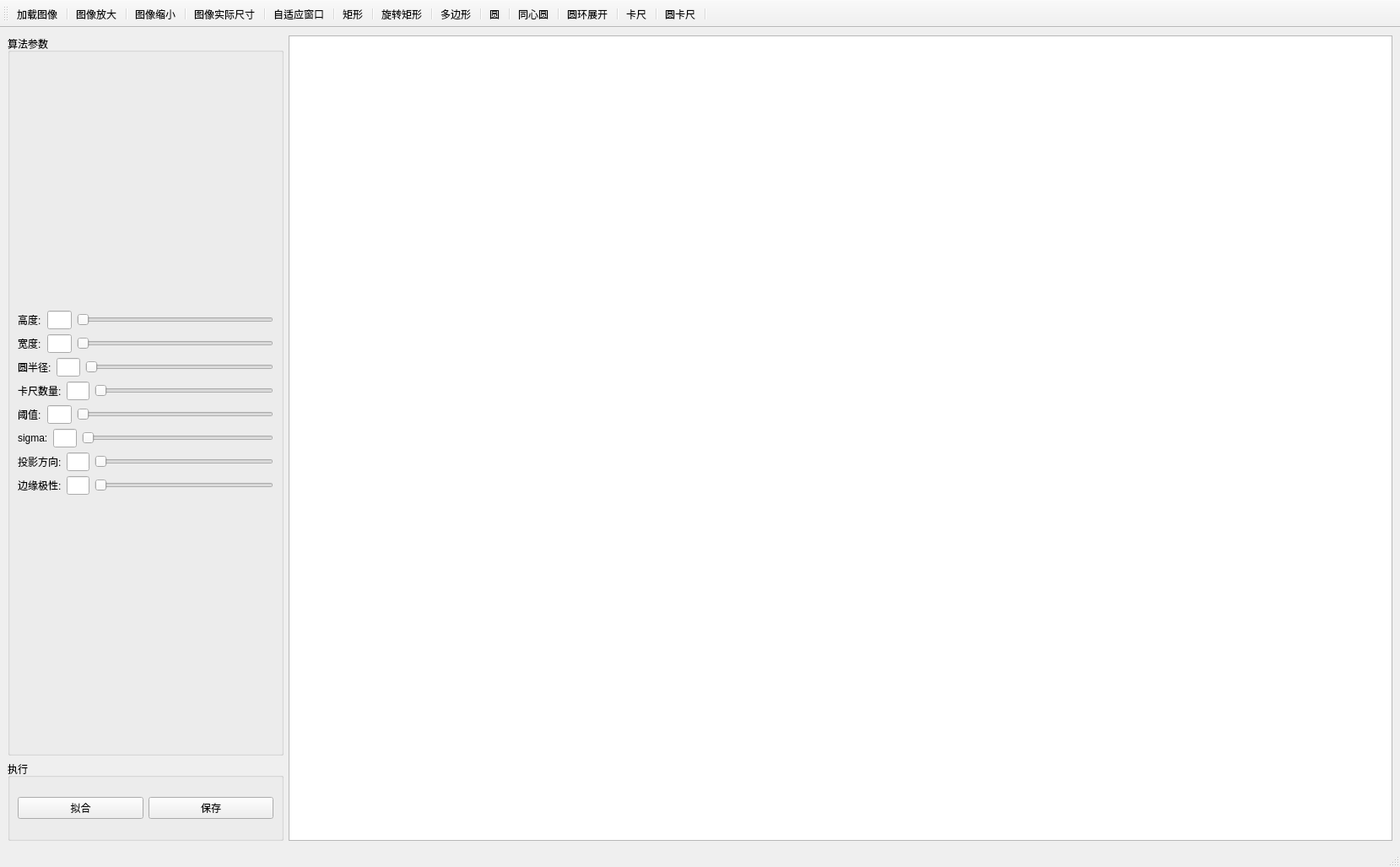
<?xml version="1.0" encoding="UTF-8"?>
<ui version="4.0">
 <class>MainWindow</class>
 <widget class="QMainWindow" name="MainWindow">
  <property name="geometry">
   <rect>
    <x>0</x>
    <y>0</y>
    <width>1659</width>
    <height>1027</height>
   </rect>
  </property>
  <property name="sizePolicy">
   <sizepolicy hsizetype="Preferred" vsizetype="Expanding">
    <horstretch>0</horstretch>
    <verstretch>0</verstretch>
   </sizepolicy>
  </property>
  <property name="mouseTracking">
   <bool>true</bool>
  </property>
  <property name="windowTitle">
   <string>MainWindow</string>
  </property>
  <widget class="QWidget" name="centralwidget">
   <property name="mouseTracking">
    <bool>true</bool>
   </property>
   <layout class="QHBoxLayout" name="horizontalLayout_10" stretch="1,4">
    <item>
     <layout class="QVBoxLayout" name="verticalLayout_2" stretch="9,1">
      <item>
       <widget class="QGroupBox" name="groupBox">
        <property name="title">
         <string>算法参数</string>
        </property>
        <layout class="QGridLayout" name="gridLayout">
         <item row="0" column="0">
          <layout class="QVBoxLayout" name="verticalLayout">
           <item>
            <layout class="QHBoxLayout" name="horizontalLayout" stretch="1,1,8">
             <item>
              <widget class="QLabel" name="label">
               <property name="text">
                <string>高度:</string>
               </property>
              </widget>
             </item>
             <item>
              <widget class="QLineEdit" name="value_nMeasureLength">
               <property name="sizePolicy">
                <sizepolicy hsizetype="Preferred" vsizetype="Fixed">
                 <horstretch>0</horstretch>
                 <verstretch>0</verstretch>
                </sizepolicy>
               </property>
               <property name="readOnly">
                <bool>true</bool>
               </property>
              </widget>
             </item>
             <item>
              <widget class="QSlider" name="slider_nMeasureLength">
               <property name="orientation">
                <enum>Qt::Horizontal</enum>
               </property>
              </widget>
             </item>
            </layout>
           </item>
           <item>
            <layout class="QHBoxLayout" name="horizontalLayout_2" stretch="1,1,8">
             <item>
              <widget class="QLabel" name="label_2">
               <property name="text">
                <string>宽度:</string>
               </property>
              </widget>
             </item>
             <item>
              <widget class="QLineEdit" name="value_nMeasureHeight"/>
             </item>
             <item>
              <widget class="QSlider" name="splider_nMeasureHeight">
               <property name="orientation">
                <enum>Qt::Horizontal</enum>
               </property>
              </widget>
             </item>
            </layout>
           </item>
           <item>
            <layout class="QHBoxLayout" name="horizontalLayout_3" stretch="1,1,8">
             <item>
              <widget class="QLabel" name="label_3">
               <property name="text">
                <string>圆半径:</string>
               </property>
              </widget>
             </item>
             <item>
              <widget class="QLineEdit" name="lineEdit_3"/>
             </item>
             <item>
              <widget class="QSlider" name="horizontalSlider_3">
               <property name="orientation">
                <enum>Qt::Horizontal</enum>
               </property>
              </widget>
             </item>
            </layout>
           </item>
           <item>
            <layout class="QHBoxLayout" name="horizontalLayout_4" stretch="1,1,8">
             <item>
              <widget class="QLabel" name="label_4">
               <property name="text">
                <string>卡尺数量:</string>
               </property>
              </widget>
             </item>
             <item>
              <widget class="QLineEdit" name="value_nMeasureNums"/>
             </item>
             <item>
              <widget class="QSlider" name="slider_nMeasureNums">
               <property name="orientation">
                <enum>Qt::Horizontal</enum>
               </property>
              </widget>
             </item>
            </layout>
           </item>
           <item>
            <layout class="QHBoxLayout" name="horizontalLayout_5" stretch="1,1,8">
             <item>
              <widget class="QLabel" name="label_5">
               <property name="text">
                <string>阈值:</string>
               </property>
              </widget>
             </item>
             <item>
              <widget class="QLineEdit" name="lineEdit_5"/>
             </item>
             <item>
              <widget class="QSlider" name="horizontalSlider_5">
               <property name="orientation">
                <enum>Qt::Horizontal</enum>
               </property>
              </widget>
             </item>
            </layout>
           </item>
           <item>
            <layout class="QHBoxLayout" name="horizontalLayout_6" stretch="1,1,8">
             <item>
              <widget class="QLabel" name="label_6">
               <property name="text">
                <string>sigma:</string>
               </property>
              </widget>
             </item>
             <item>
              <widget class="QLineEdit" name="lineEdit_6"/>
             </item>
             <item>
              <widget class="QSlider" name="horizontalSlider_6">
               <property name="orientation">
                <enum>Qt::Horizontal</enum>
               </property>
              </widget>
             </item>
            </layout>
           </item>
           <item>
            <layout class="QHBoxLayout" name="horizontalLayout_7" stretch="1,1,8">
             <item>
              <widget class="QLabel" name="label_7">
               <property name="text">
                <string>投影方向:</string>
               </property>
              </widget>
             </item>
             <item>
              <widget class="QLineEdit" name="lineEdit_7"/>
             </item>
             <item>
              <widget class="QSlider" name="horizontalSlider_7">
               <property name="orientation">
                <enum>Qt::Horizontal</enum>
               </property>
              </widget>
             </item>
            </layout>
           </item>
           <item>
            <layout class="QHBoxLayout" name="horizontalLayout_8" stretch="1,1,8">
             <item>
              <widget class="QLabel" name="label_8">
               <property name="text">
                <string>边缘极性:</string>
               </property>
              </widget>
             </item>
             <item>
              <widget class="QLineEdit" name="lineEdit_8"/>
             </item>
             <item>
              <widget class="QSlider" name="horizontalSlider_8">
               <property name="orientation">
                <enum>Qt::Horizontal</enum>
               </property>
              </widget>
             </item>
            </layout>
           </item>
          </layout>
         </item>
        </layout>
       </widget>
      </item>
      <item>
       <widget class="QGroupBox" name="groupBox_2">
        <property name="title">
         <string>执行</string>
        </property>
        <layout class="QHBoxLayout" name="horizontalLayout_9">
         <item>
          <widget class="QPushButton" name="pushButton">
           <property name="text">
            <string>拟合</string>
           </property>
          </widget>
         </item>
         <item>
          <widget class="QPushButton" name="pushButton_2">
           <property name="text">
            <string>保存</string>
           </property>
          </widget>
         </item>
        </layout>
       </widget>
      </item>
     </layout>
    </item>
    <item>
     <widget class="myqgraphicsview" name="graphicsView">
      <property name="mouseTracking">
       <bool>true</bool>
      </property>
     </widget>
    </item>
   </layout>
  </widget>
  <widget class="QStatusBar" name="statusbar">
   <property name="mouseTracking">
    <bool>true</bool>
   </property>
  </widget>
  <widget class="QMenuBar" name="menubar">
   <property name="geometry">
    <rect>
     <x>0</x>
     <y>0</y>
     <width>1659</width>
     <height>22</height>
    </rect>
   </property>
  </widget>
  <widget class="QToolBar" name="toolBar">
   <property name="sizePolicy">
    <sizepolicy hsizetype="Preferred" vsizetype="Fixed">
     <horstretch>0</horstretch>
     <verstretch>0</verstretch>
    </sizepolicy>
   </property>
   <property name="mouseTracking">
    <bool>true</bool>
   </property>
   <property name="windowTitle">
    <string>toolBar</string>
   </property>
   <property name="allowedAreas">
    <set>Qt::AllToolBarAreas</set>
   </property>
   <property name="orientation">
    <enum>Qt::Horizontal</enum>
   </property>
   <attribute name="toolBarArea">
    <enum>TopToolBarArea</enum>
   </attribute>
   <attribute name="toolBarBreak">
    <bool>false</bool>
   </attribute>
   <addaction name="action_choosepicture"/>
   <addaction name="separator"/>
   <addaction name="action_zoomin"/>
   <addaction name="separator"/>
   <addaction name="action_zoomout"/>
   <addaction name="separator"/>
   <addaction name="action_1_to_1"/>
   <addaction name="separator"/>
   <addaction name="action_fitwin"/>
   <addaction name="separator"/>
   <addaction name="action_rect"/>
   <addaction name="separator"/>
   <addaction name="action_rotaterect"/>
   <addaction name="separator"/>
   <addaction name="action_polygon"/>
   <addaction name="separator"/>
   <addaction name="action_circle"/>
   <addaction name="separator"/>
   <addaction name="action_concircle"/>
   <addaction name="separator"/>
   <addaction name="action_ringexpansion"/>
   <addaction name="separator"/>
   <addaction name="action_caliberline"/>
   <addaction name="separator"/>
   <addaction name="action_calibercircle"/>
   <addaction name="separator"/>
  </widget>
  <action name="action_choosepicture">
   <property name="icon">
    <iconset>
     <normaloff>Icon/choosepicture.png</normaloff>Icon/choosepicture.png</iconset>
   </property>
   <property name="text">
    <string>加载图像</string>
   </property>
   <property name="toolTip">
    <string>加载图像</string>
   </property>
  </action>
  <action name="action_rect">
   <property name="icon">
    <iconset>
     <normaloff>Icon/rect.png</normaloff>Icon/rect.png</iconset>
   </property>
   <property name="text">
    <string>矩形</string>
   </property>
   <property name="toolTip">
    <string>矩形</string>
   </property>
  </action>
  <action name="action_rotaterect">
   <property name="icon">
    <iconset>
     <normaloff>Icon/rotaterect.png</normaloff>Icon/rotaterect.png</iconset>
   </property>
   <property name="text">
    <string>旋转矩形</string>
   </property>
   <property name="toolTip">
    <string>旋转矩形</string>
   </property>
  </action>
  <action name="action_polygon">
   <property name="icon">
    <iconset>
     <normaloff>Icon/polygon.png</normaloff>Icon/polygon.png</iconset>
   </property>
   <property name="text">
    <string>多边形</string>
   </property>
   <property name="toolTip">
    <string>多边形</string>
   </property>
  </action>
  <action name="action_circle">
   <property name="icon">
    <iconset>
     <normaloff>Icon/circle.png</normaloff>Icon/circle.png</iconset>
   </property>
   <property name="text">
    <string>圆</string>
   </property>
   <property name="toolTip">
    <string>圆</string>
   </property>
  </action>
  <action name="action_concircle">
   <property name="icon">
    <iconset>
     <normaloff>Icon/concircle.png</normaloff>Icon/concircle.png</iconset>
   </property>
   <property name="text">
    <string>同心圆</string>
   </property>
   <property name="toolTip">
    <string>同心圆</string>
   </property>
  </action>
  <action name="action_ringexpansion">
   <property name="icon">
    <iconset>
     <normaloff>Icon/ringexpension.png</normaloff>Icon/ringexpension.png</iconset>
   </property>
   <property name="text">
    <string>圆环展开</string>
   </property>
   <property name="toolTip">
    <string>圆环展开</string>
   </property>
  </action>
  <action name="action_caliberline">
   <property name="icon">
    <iconset>
     <normaloff>Icon/caliber.png</normaloff>Icon/caliber.png</iconset>
   </property>
   <property name="text">
    <string>卡尺</string>
   </property>
   <property name="toolTip">
    <string>直线卡尺</string>
   </property>
  </action>
  <action name="action_calibercircle">
   <property name="icon">
    <iconset>
     <normaloff>Icon/caliber_circle.png</normaloff>Icon/caliber_circle.png</iconset>
   </property>
   <property name="text">
    <string>圆卡尺</string>
   </property>
   <property name="toolTip">
    <string>圆卡尺</string>
   </property>
  </action>
  <action name="action_zoomin">
   <property name="checkable">
    <bool>false</bool>
   </property>
   <property name="icon">
    <iconset>
     <normaloff>Icon/zoomin.png</normaloff>Icon/zoomin.png</iconset>
   </property>
   <property name="text">
    <string>图像放大</string>
   </property>
   <property name="toolTip">
    <string>图像放大</string>
   </property>
  </action>
  <action name="action_zoomout">
   <property name="icon">
    <iconset>
     <normaloff>Icon/zoomout.png</normaloff>Icon/zoomout.png</iconset>
   </property>
   <property name="text">
    <string>图像缩小 </string>
   </property>
   <property name="toolTip">
    <string>图像缩小 </string>
   </property>
  </action>
  <action name="action_fitwin">
   <property name="icon">
    <iconset>
     <normaloff>Icon/1_to_1.png</normaloff>Icon/1_to_1.png</iconset>
   </property>
   <property name="text">
    <string>自适应窗口</string>
   </property>
  </action>
  <action name="action_1_to_1">
   <property name="icon">
    <iconset>
     <normaloff>Icon/fitwin.png</normaloff>Icon/fitwin.png</iconset>
   </property>
   <property name="text">
    <string>图像实际尺寸</string>
   </property>
  </action>
 </widget>
 <customwidgets>
  <customwidget>
   <class>myqgraphicsview</class>
   <extends>QGraphicsView</extends>
   <header>myqgraphicsview.h</header>
  </customwidget>
 </customwidgets>
 <resources/>
 <connections/>
</ui>
